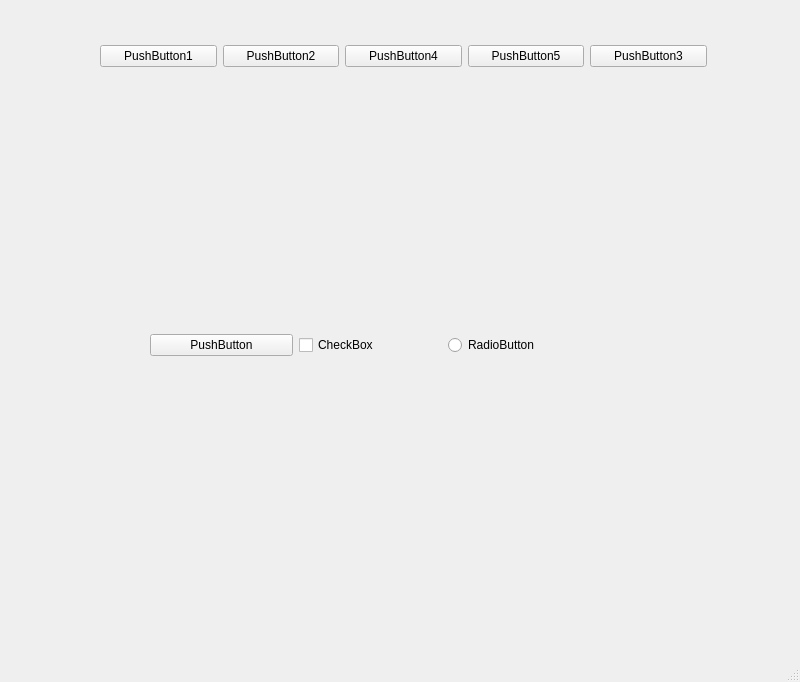
<?xml version="1.0" encoding="UTF-8"?>
<ui version="4.0">
 <class>MainWindow</class>
 <widget class="QMainWindow" name="MainWindow">
  <property name="geometry">
   <rect>
    <x>0</x>
    <y>0</y>
    <width>800</width>
    <height>682</height>
   </rect>
  </property>
  <property name="windowTitle">
   <string>MainWindow</string>
  </property>
  <widget class="QWidget" name="centralwidget">
   <widget class="QWidget" name="horizontalLayoutWidget">
    <property name="geometry">
     <rect>
      <x>150</x>
      <y>300</y>
      <width>441</width>
      <height>91</height>
     </rect>
    </property>
    <layout class="QHBoxLayout" name="horizontalLayout_2">
     <item>
      <widget class="QPushButton" name="pushButton_6">
       <property name="text">
        <string>PushButton</string>
       </property>
      </widget>
     </item>
     <item>
      <widget class="QCheckBox" name="checkBox">
       <property name="text">
        <string>CheckBox</string>
       </property>
      </widget>
     </item>
     <item>
      <widget class="QRadioButton" name="radioButton">
       <property name="text">
        <string>RadioButton</string>
       </property>
      </widget>
     </item>
    </layout>
   </widget>
   <widget class="QWidget" name="">
    <property name="geometry">
     <rect>
      <x>100</x>
      <y>40</y>
      <width>607</width>
      <height>32</height>
     </rect>
    </property>
    <layout class="QHBoxLayout" name="horizontalLayout">
     <item>
      <widget class="QPushButton" name="pushButton">
       <property name="text">
        <string>PushButton1</string>
       </property>
      </widget>
     </item>
     <item>
      <widget class="QPushButton" name="pushButton_2">
       <property name="text">
        <string>PushButton2</string>
       </property>
      </widget>
     </item>
     <item>
      <widget class="QPushButton" name="pushButton_5">
       <property name="text">
        <string>PushButton4</string>
       </property>
      </widget>
     </item>
     <item>
      <widget class="QPushButton" name="pushButton_4">
       <property name="text">
        <string>PushButton5</string>
       </property>
      </widget>
     </item>
     <item>
      <widget class="QPushButton" name="pushButton_3">
       <property name="text">
        <string>PushButton3</string>
       </property>
      </widget>
     </item>
    </layout>
   </widget>
  </widget>
  <widget class="QMenuBar" name="menubar">
   <property name="geometry">
    <rect>
     <x>0</x>
     <y>0</y>
     <width>800</width>
     <height>22</height>
    </rect>
   </property>
  </widget>
  <widget class="QStatusBar" name="statusbar"/>
 </widget>
 <resources/>
 <connections/>
</ui>
